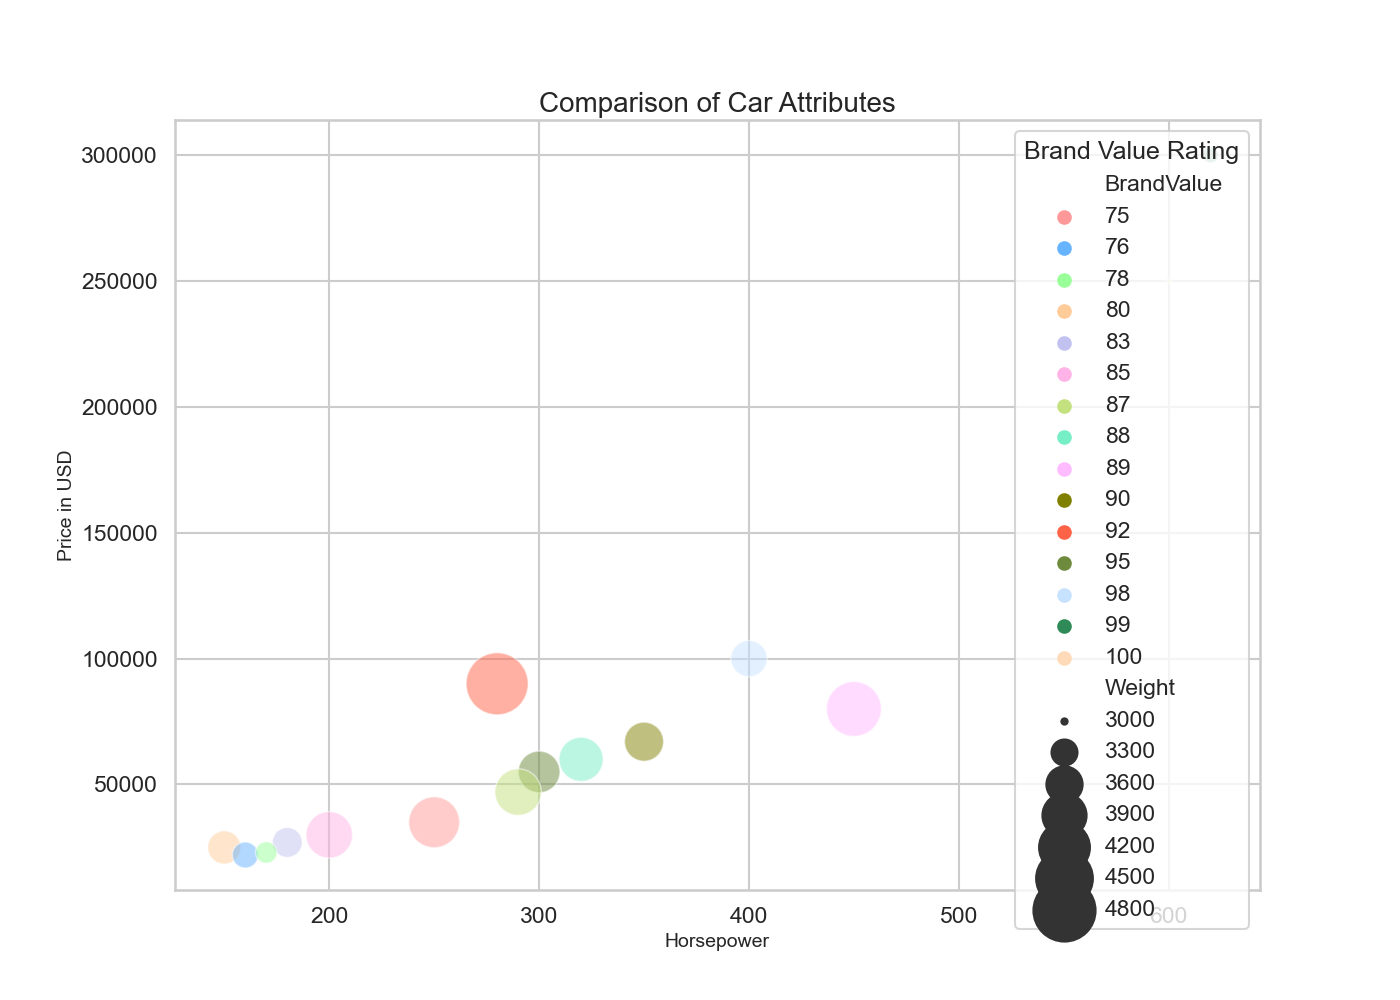

This figure's Python source:

import seaborn as sns
import pandas as pd
import matplotlib.pyplot as plt

# Since we will be plotting the data, create a DataFrame directly from the CSV data provided.
data = pd.DataFrame({
    'Brand': ['Toyota', 'Ford', 'Chevrolet', 'BMW', 'Mercedes', 'Audi', 'Tesla', 'Honda', 'Hyundai', 'Mazda', 'Porsche', 'Lexus', 'Land Rover', 'Ferrari', 'Lamborghini'],
    'Horsepower': [150, 200, 250, 300, 350, 320, 450, 180, 160, 170, 400, 290, 280, 600, 620],
    'Weight': [3500, 4000, 4200, 3800, 3700, 3900, 4400, 3400, 3300, 3200, 3600, 4000, 4800, 3000, 3100],
    'Price': [25000, 30000, 35000, 55000, 67000, 60000, 80000, 27000, 22000, 23000, 100000, 47000, 90000, 250000, 300000],
    'BrandValue': [80, 85, 75, 95, 90, 88, 89, 83, 76, 78, 98, 87, 92, 100, 99]
})

# Create the bubble chart using seaborns scatterplot method.
plt.figure(figsize=(14, 10))
bubble_chart = sns.scatterplot(
    data=data,
    x='Horsepower',
    y='Price',
    size='Weight',
    hue='BrandValue',
    palette=['#ff9999', '#66b3ff', '#99ff99', '#ffcc99', '#c2c2f0','#ffb3e6', '#c4e17f', '#76eec6', '#ffbbff', '#808000', '#FF6347', '#6e8b3d', '#c6e2ff', '#2e8b57', '#ffdab9'],
    sizes=(20, 2000),
    alpha=0.5
)

# Customize the legend
plt.legend(title='Brand Value Rating')

# Adding title and labels
plt.title('Comparison of Car Attributes', fontsize=20)
plt.xlabel('Horsepower', fontsize=14)
plt.ylabel('Price in USD', fontsize=14)

# Show the plot
plt.show()
